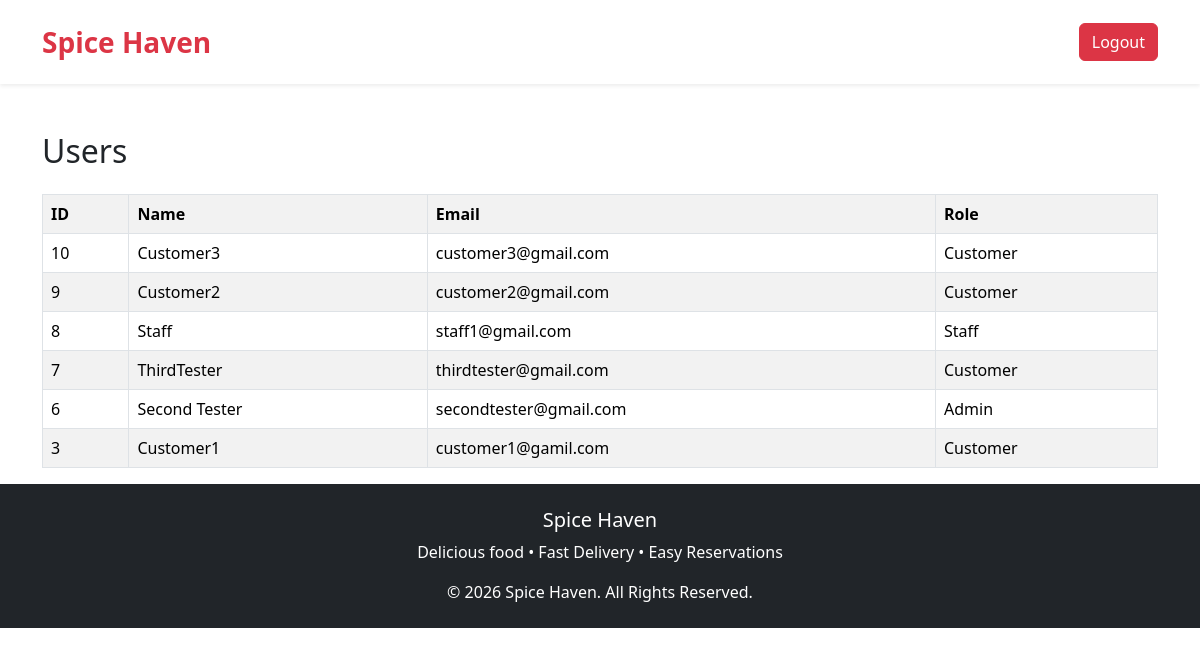
The page /admin/manage_customers.php (signed in) on the database its author committed.
### tables this page shows
CREATE TABLE `users` (
  `id` int(11) NOT NULL,
  `fullname` varchar(100) NOT NULL,
  `email` varchar(100) NOT NULL,
  `password` varchar(200) NOT NULL,
  `role` enum('customer','staff','admin') DEFAULT 'customer',
  `created_at` timestamp NOT NULL DEFAULT current_timestamp()
);

### admin/manage_customers.php (the view, shortened to what this page needs)
<?php
include("../includes/db.php");
include("../includes/navbar.php");
$result = mysqli_query($conn,
"SELECT id,fullname,email,role
FROM users
ORDER BY id DESC");
?>
<!DOCTYPE html>
<html>
<head>
<link href="https://cdn.jsdelivr.net/npm/bootstrap@5.3.3/dist/css/bootstrap.min.css" rel="stylesheet">
</head>
<body>
<div class="container mt-5">
<h2 class="mb-4">Users</h2>
<table class="table table-bordered table-striped">
<tr>
<th>ID</th>
<th>Name</th>
<th>Email</th>
<th>Role</th>
</tr>
<?php while($row=mysqli_fetch_assoc($result)){ ?>
<tr>
<td><?php echo $row['id']; ?></td>
<td><?php echo $row['fullname']; ?></td>
<td><?php echo $row['email']; ?></td>
<td><?php echo ucfirst($row['role']); ?></td>
</tr>
<?php } ?>
</table>
</div>
<?php include("../includes/footer.php"); ?>
</body>
</html>

### includes/navbar.php (shortened to what this page needs)
<?php
$base = "";
if (strpos($_SERVER['PHP_SELF'], "/customer/") !== false ||
    strpos($_SERVER['PHP_SELF'], "/admin/") !== false ||
    strpos($_SERVER['PHP_SELF'], "/staff/") !== false) {
    $base = "../";
}
?>
<nav class="navbar navbar-expand-lg bg-white shadow-sm py-3">
    <div class="container">
        <a class="navbar-brand fw-bold fs-3 text-danger" href="<?php echo $base; ?>index.php">
            Spice Haven
        </a>
        <div class="collapse navbar-collapse" id="navbarNav">
            <?php if(isset($_SESSION['user_id'])) { ?>
            <a href="<?php echo $base; ?>logout.php" class="btn btn-danger ms-3">
                Logout
            </a>
            <?php } ?>
        </div>
    </div>
</nav>

### includes/footer.php (shortened to what this page needs)
<footer class="bg-dark text-white text-center py-4">
    <h5>Spice Haven</h5>
    <p>
        Delicious food • Fast Delivery • Easy Reservations
    </p>
    <p class="mb-0">
        © 2026 Spice Haven. All Rights Reserved.
    </p>
</footer>

### rows shown on the page
users: id "10", fullname "Customer3", email "customer3@gmail.com", role "Customer"
users: id "9", fullname "Customer2", email "customer2@gmail.com", role "Customer"
users: id "8", fullname "Staff", email "staff1@gmail.com", role "Staff"
users: id "7", fullname "ThirdTester", email "thirdtester@gmail.com", role "Customer"
users: id "6", fullname "Second Tester", email "secondtester@gmail.com", role "Admin"
users: id "3", fullname "Customer1", email "customer1@gamil.com", role "Customer"
